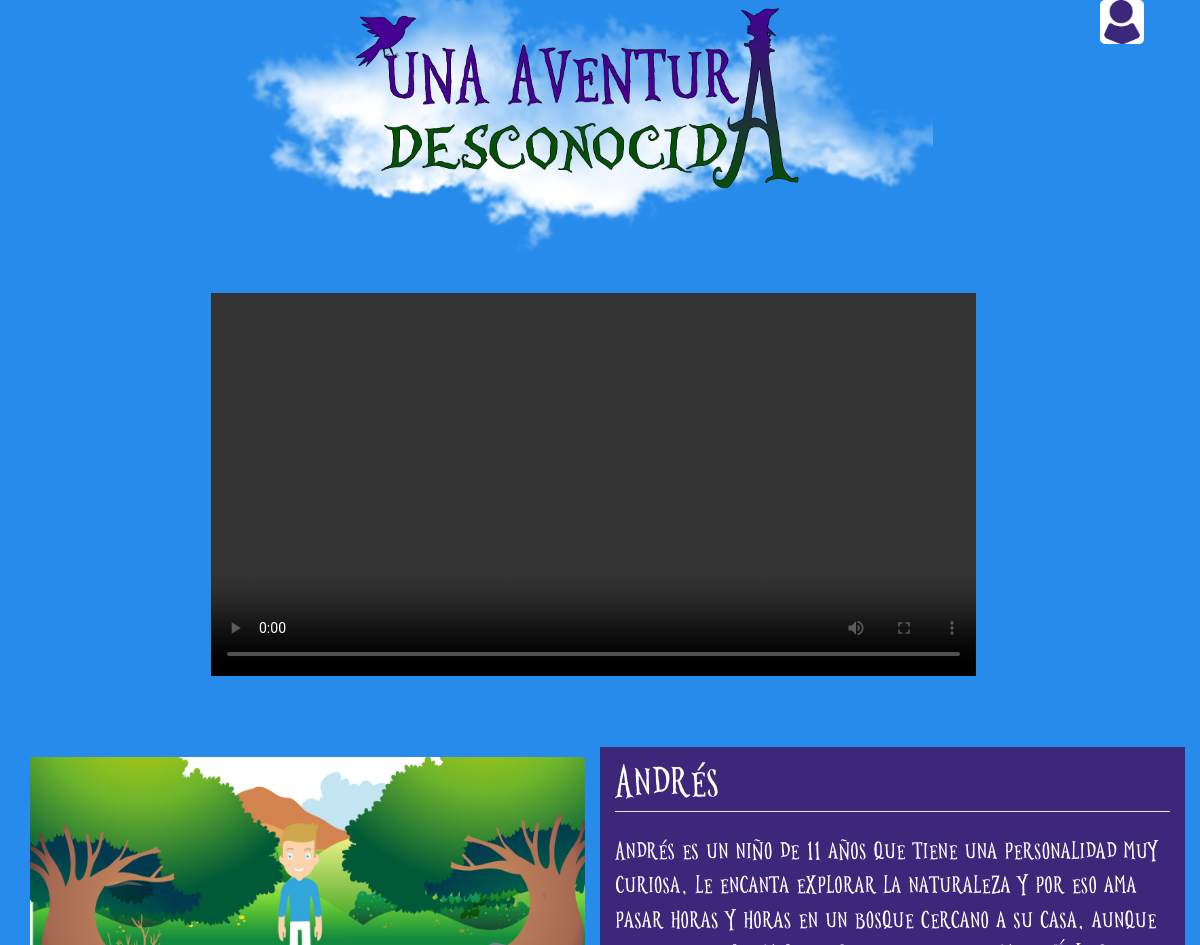
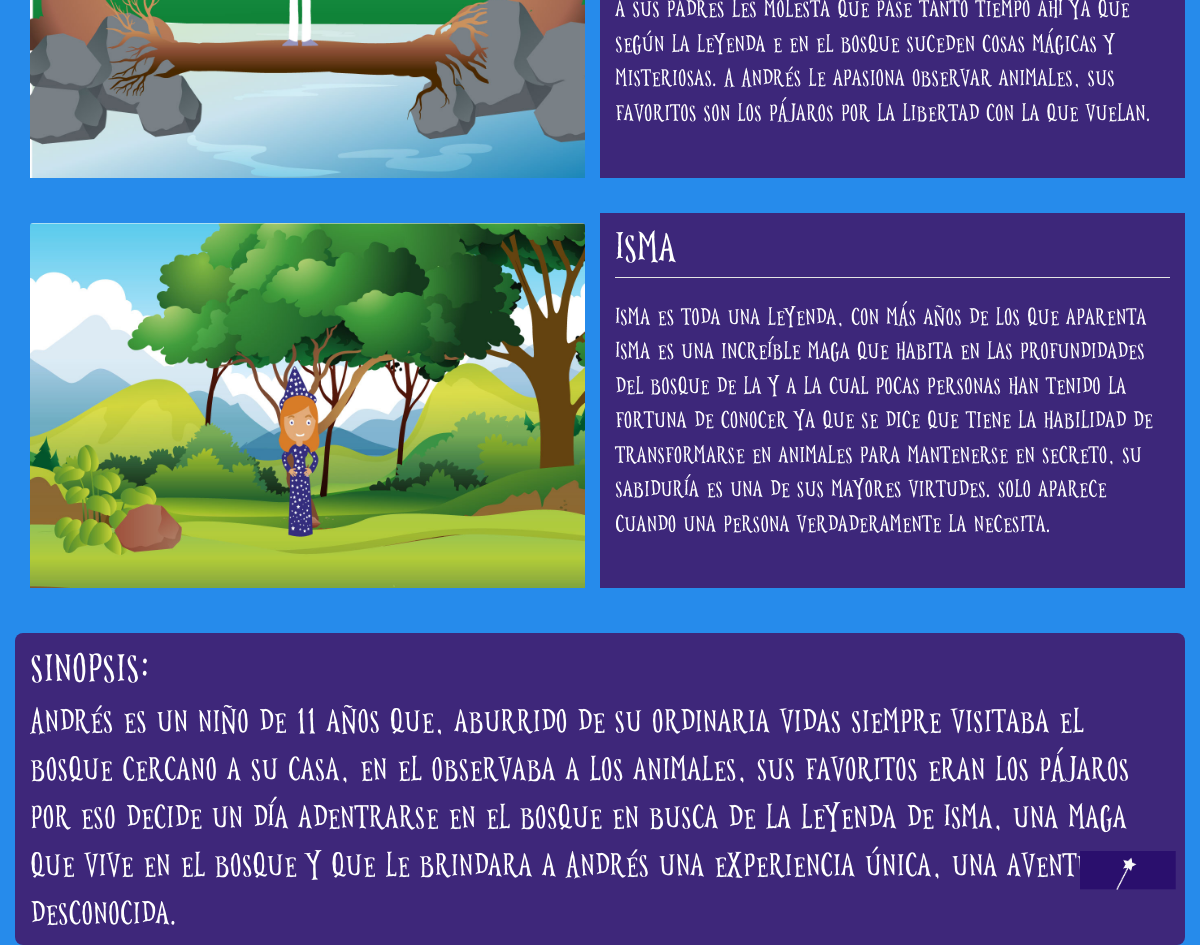
The page / on the database its author committed (2 pictures, top to bottom).
### tables this page shows
CREATE TABLE `personajes` (
  `id` int(10) NOT NULL,
  `nombre` varchar(33) NOT NULL,
  `descripcion` varchar(500) NOT NULL,
  `foto` varchar(150) NOT NULL
);

### index.php (the view, shortened to what this page needs)
<?php
$conect = mysqli_connect("localhost" , "root" , "", "aventura");
$sql = "SELECT * FROM personajes";
$result = mysqli_query($conect, $sql);
?>
<!DOCTYPE html>
<html>
<head>
	<link rel="stylesheet" href="fuentes/fuentes.css">
	<link rel="stylesheet" type="text/css" href="css/bootstrap.min.css">
	<link rel="stylesheet" type="text/css" href="css/estilos.css">
</head>
<body style="background-color: #268BEB;" >
<div class="container">
  <div style="">
   <a  href="reglog.php"> <img src="img/icono.png" width="4%" style="background:white; margin-left: 95%; border-radius: 5px;"></a>
  </div>
<nav class="row">
	<div class="col-lg-3 col-md-6 col-3 col-sm-3"  >
		<img src="img/logo.png" id="logo"
    style=" width: 250%;
    position: absolute; bottom: 1%; object-fit: contain; margin-left:175px;" >
	<video controls class="d-block" style="width: 300%; position: relative;left: 65%; top:65%; " >
		<source src="vid/UnaAventuraDesconocida.mp4"  >
	</video>
    </div>
<section class="row" style="margin-top: 25%; font-family: surabanglus; font-size: 23px;">
<?php
while ($row = mysqli_fetch_array($result)) {
echo '<div class="personajes col-lg-6 col-md-12 col-12 col-sm-12" style="color:white;">';
	echo' <img class="card-img-top" ';
 echo 'src="';
 echo $row["foto"];
 echo '" alt="Card image cap">';
 echo '</div>';
echo '<div class="info col-lg-6 col-md-12	 col-12 col-sm-12" style = "margin-top:3%; color:white;
background: #3d277a;">';
		echo "<h1>";
    echo $row["nombre"];
    echo "</h1>";
    echo "<hr>";
    echo "<p>";
    echo $row["descripcion"];
    echo "</p>";
	echo "</div>";
  }
      ?>
</section >
<section class="row ">
	<div class="col-lg-12 col-md-12	 col-12 col-sm-12 idk">
		<h1>Sinopsis:</h1>
		<p>Andrés es un niño de 11 años que, aburrido de su ordinaria vidas siempre visitaba el bosque cercano a su casa, en el observaba a los animales, sus favoritos eran los pájaros por eso decide un día adentrarse en el bosque en busca de la leyenda de Isma, una maga que vive en el bosque y que le brindara a Andrés una experiencia única, Una aventura desconocida.</p>
</div>
</section>
  <a href="#"><img data-toggle="modal" data-target="#exampleModal" src="img/varita.png" style="width: 8%;
       position: fixed;
       top: 95%;
       right: 2%;"></a>
</body>
</html>

### css/estilos.css (style rules this page uses)
* { list-style:none; margin:0; padding:0; text-decoration:none; }
.personajes { margin-top: 45px; }
.idk { margin-top: 45px; background-color: #3E277A; font-family: surabanglus; color: white; font-size:2em; border-radius: 8px; }
hr { background-color: white; }

### rows shown on the page
personajes: foto (picture), nombre "Andrés", descripcion "Andrés es un niño de 11 años que tiene una personalidad muy curiosa, le encanta explorar la naturaleza y por eso ama pasar horas y horas en un bosque cercano a su casa, aunque a sus padres les molesta que pase tanto tiempo ahí ya que según la leyenda e en el bosque suceden cosas mágicas y misteriosas. A Andrés le apasiona observar animales, sus favoritos son los pájaros por la libertad con la que vuelan."
personajes: foto (picture), nombre "Isma", descripcion "Isma es toda una leyenda, con más años de los que aparenta Isma es una increíble maga que habita en las profundidades del bosque de la y a la cual pocas personas han tenido la fortuna de conocer ya que se dice que tiene la habilidad de transformarse en animales para mantenerse en secreto, su sabiduría es una de sus mayores virtudes. Solo aparece cuando una persona verdaderamente la necesita."
